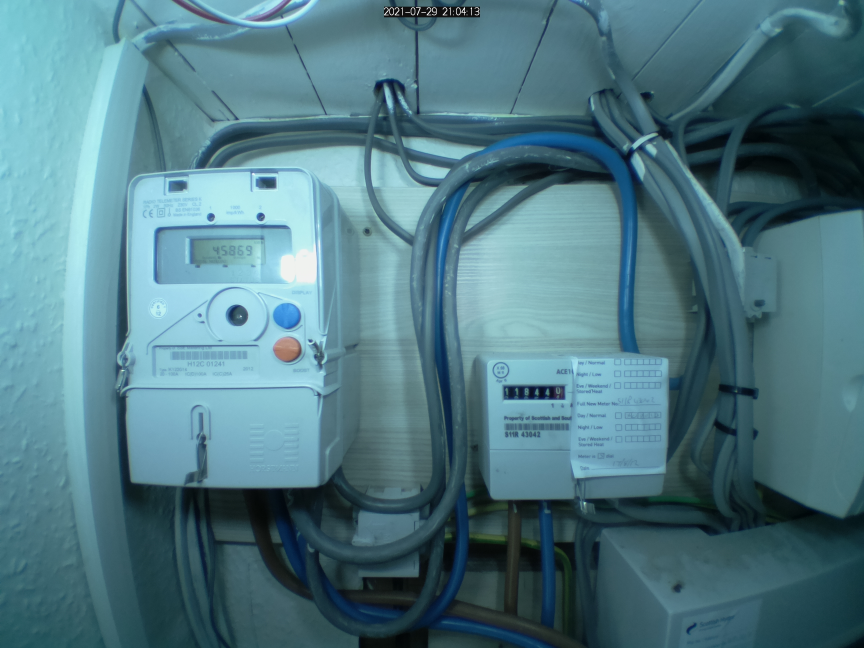
#> input picture image.jpg, 2592 x 1944 px (shown at 1/3 size)
$ python picture-edit-test.py
#> lines starting #> are read from the running program, lines starting #| are printed output that depends on the picture
import cv2 as cv
import numpy as np

#img=cv.imread("image.jpg",cv.IMREAD_GRAYSCALE)
img=cv.imread("image.jpg")
#> img is the input picture: shape (1944, 2592, 3); mean B, G, R 131.8, 121, 80.1
#ret,oimg = cv.threshold(img, 0, 255, cv.THRESH_BINARY + cv.THRESH_OTSU)
#gimg = cv.adaptiveThreshold(img,255,cv.ADAPTIVE_THRESH_GAUSSIAN_C,cv.THRESH_BINARY,11,2)
date_img = img[20:50, 1151:1441]
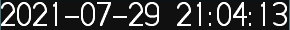
#> date_img: shape (30, 290, 3); mean B, G, R 58.6, 58.5, 57.9
meter_a_img = img[730:780,525:815]
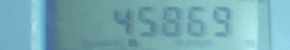
#> meter_a_img: shape (50, 290, 3); mean B, G, R 181.4, 172.3, 119.4
meter_b_img = img[1160:1200,1455:1745]
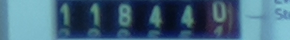
#> meter_b_img: shape (40, 290, 3); mean B, G, R 123.2, 100.7, 66.8
cv.imwrite("datestamp.png",date_img)
cv.imwrite("heating-meter.png",meter_a_img)
cv.imwrite("standard-meter.png",meter_b_img)
all_img = cv.vconcat([date_img,meter_a_img,meter_b_img])
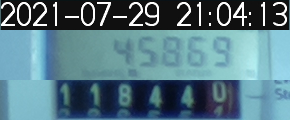
#> all_img: shape (120, 290, 3); mean B, G, R 131.3, 120, 86.5
cv.imwrite("all-meter.jpg",all_img)
